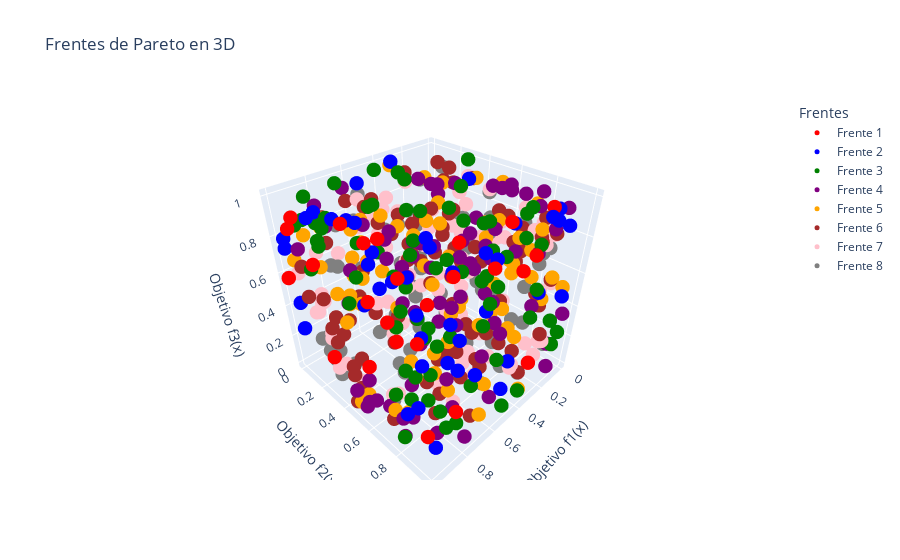

Write notebook code for a chart like this one.
### Markdown cell above
Vemos también un ejemplo de los frentes para 3 dimensiones.

### Code cell
num_points = 1000
dim = 3

# coordinates = np.random.randint(0, 100, (num_points, dim))
coordinates = np.random.random((num_points, dim))
print(coordinates.shape)

fronts = moutils.get_pareto_fronts(coordinates)

# distances = moutils.get_crowding_distances(fronts)
# print(distances)
moutils.plot_pareto_fronts_3d(fronts)
